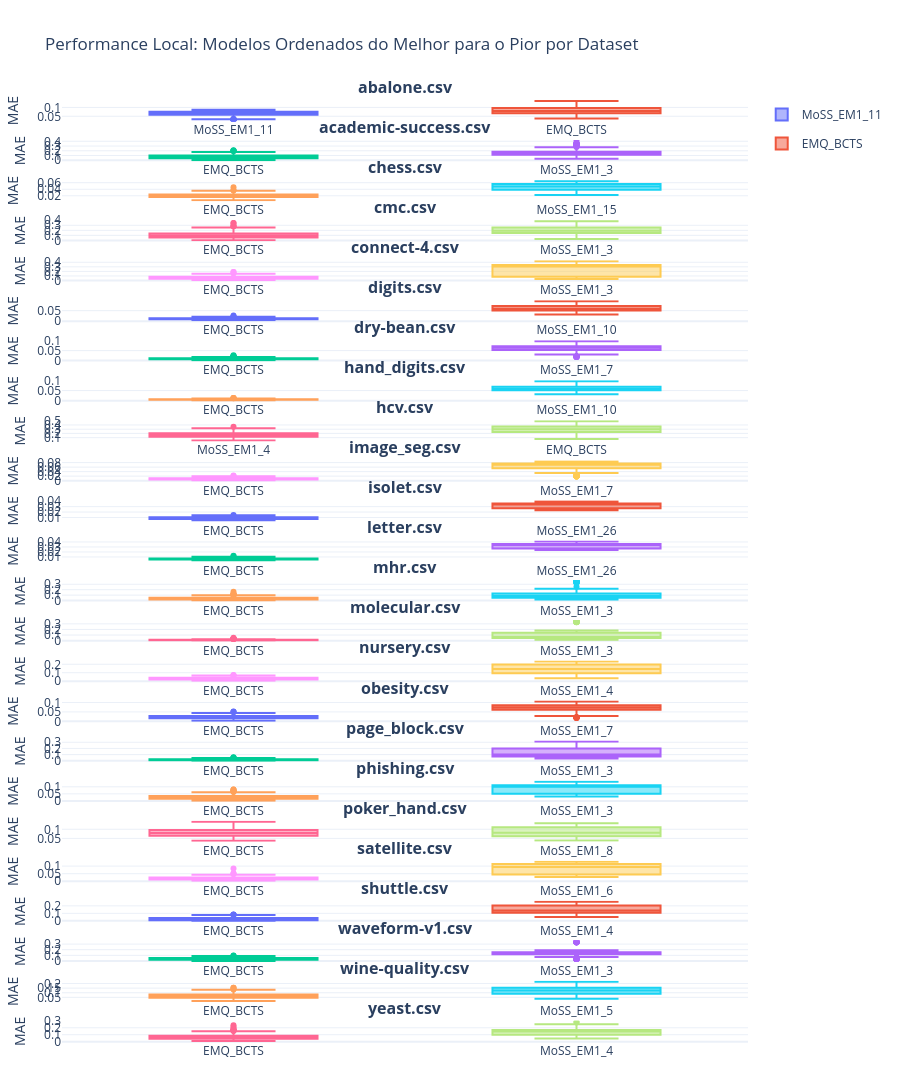

Write notebook code for a chart like this one.
### Code cell
import pandas as pd
import plotly.graph_objects as go
from plotly.subplots import make_subplots

# 1. Carregar os dados
df = pd.read_csv("moss_em1_dynamic.csv")

# 2. Configurações de layout
datasets = df['dataset'].unique()
n_datasets = len(datasets)
# Criamos uma subfigura por dataset, em uma única coluna
fig = make_subplots(
    rows=n_datasets, cols=1, 
    subplot_titles=[f"<b>{ds}</b>" for ds in datasets],
    vertical_spacing=0.02 # Espaço curto entre os gráficos
)

# 3. Iterar e adicionar cada gráfico com sua própria ordem
for i, ds in enumerate(datasets, 1):
    df_ds = df[df['dataset'] == ds].copy()
    
    # Calcular a ordem local (pela mediana do erro neste dataset)
    ordem_local = df_ds.groupby("modelo")["erro"].median().sort_values().index.tolist()
    
    # Adicionar um boxplot para cada modelo, seguindo a ordem local
    for modelo in ordem_local:
        df_mod = df_ds[df_ds['modelo'] == modelo]
        fig.add_trace(
            go.Box(
                y=df_mod['erro'],
                name=modelo,
                boxpoints='outliers',
                legendgroup=modelo,
                showlegend=(i == 1) # Só mostra a legenda no primeiro gráfico
            ),
            row=i, col=1
        )

# 4. Ajustes finais de tamanho e estética
fig.update_layout(
    height=n_datasets * 400, # 300px para cada dataset
    template="plotly_white",
    title_text="Performance Local: Modelos Ordenados do Melhor para o Pior por Dataset",
    margin=dict(t=100, b=50, l=50, r=50),
    showlegend=True
)

# Deixar os eixos X independentes para cada subgráfico respeitar sua ordem
fig.update_xaxes(showgrid=False)
fig.update_yaxes(title_text="MAE")
#fig.write_html("meu_resultado_ordenado.html")
fig.show()

### Figure 1 — Plotly figure (JSON) as saved in the notebook; plotly's stock layout.template omitted (floating-point values rounded to 4 significant figures; data arrays with more than 128 entries replaced by an {"elided": "..."} marker saying what was removed)
{"data": [{"boxpoints": "outliers", "legendgroup": "MoSS_EM1_11", "name": "MoSS_EM1_11", "showlegend": true, "type": "box", "xaxis": "x", "y": {"elided": "300 float values"}, "yaxis": "y"}, {"boxpoints": "outliers", "legendgroup": "EMQ_BCTS", "name": "EMQ_BCTS", "showlegend": true, "type": "box", "xaxis": "x", "y": {"elided": "300 float values"}, "yaxis": "y"}, {"boxpoints": "outliers", "legendgroup": "EMQ_BCTS", "name": "EMQ_BCTS", "showlegend": false, "type": "box", "xaxis": "x2", "y": {"elided": "300 float values"}, "yaxis": "y2"}, {"boxpoints": "outliers", "legendgroup": "MoSS_EM1_3", "name": "MoSS_EM1_3", "showlegend": false, "type": "box", "xaxis": "x2", "y": {"elided": "300 float values"}, "yaxis": "y2"}, {"boxpoints": "outliers", "legendgroup": "EMQ_BCTS", "name": "EMQ_BCTS", "showlegend": false, "type": "box", "xaxis": "x3", "y": {"elided": "300 float values"}, "yaxis": "y3"}, {"boxpoints": "outliers", "legendgroup": "MoSS_EM1_15", "name": "MoSS_EM1_15", "showlegend": false, "type": "box", "xaxis": "x3", "y": {"elided": "300 float values"}, "yaxis": "y3"}, {"boxpoints": "outliers", "legendgroup": "EMQ_BCTS", "name": "EMQ_BCTS", "showlegend": false, "type": "box", "xaxis": "x4", "y": {"elided": "300 float values"}, "yaxis": "y4"}, {"boxpoints": "outliers", "legendgroup": "MoSS_EM1_3", "name": "MoSS_EM1_3", "showlegend": false, "type": "box", "xaxis": "x4", "y": {"elided": "300 float values"}, "yaxis": "y4"}, {"boxpoints": "outliers", "legendgroup": "EMQ_BCTS", "name": "EMQ_BCTS", "showlegend": false, "type": "box", "xaxis": "x5", "y": {"elided": "300 float values"}, "yaxis": "y5"}, {"boxpoints": "outliers", "legendgroup": "MoSS_EM1_3", "name": "MoSS_EM1_3", "showlegend": false, "type": "box", "xaxis": "x5", "y": {"elided": "300 float values"}, "yaxis": "y5"}, {"boxpoints": "outliers", "legendgroup": "EMQ_BCTS", "name": "EMQ_BCTS", "showlegend": false, "type": "box", "xaxis": "x6", "y": {"elided": "300 float values"}, "yaxis": "y6"}, {"boxpoints": "outliers", "legendgroup": "MoSS_EM1_10", "name": "MoSS_EM1_10", "showlegend": false, "type": "box", "xaxis": "x6", "y": {"elided": "300 float values"}, "yaxis": "y6"}, {"boxpoints": "outliers", "legendgroup": "EMQ_BCTS", "name": "EMQ_BCTS", "showlegend": false, "type": "box", "xaxis": "x7", "y": {"elided": "300 float values"}, "yaxis": "y7"}, {"boxpoints": "outliers", "legendgroup": "MoSS_EM1_7", "name": "MoSS_EM1_7", "showlegend": false, "type": "box", "xaxis": "x7", "y": {"elided": "300 float values"}, "yaxis": "y7"}, {"boxpoints": "outliers", "legendgroup": "EMQ_BCTS", "name": "EMQ_BCTS", "showlegend": false, "type": "box", "xaxis": "x8", "y": {"elided": "300 float values"}, "yaxis": "y8"}, {"boxpoints": "outliers", "legendgroup": "MoSS_EM1_10", "name": "MoSS_EM1_10", "showlegend": false, "type": "box", "xaxis": "x8", "y": {"elided": "300 float values"}, "yaxis": "y8"}, {"boxpoints": "outliers", "legendgroup": "MoSS_EM1_4", "name": "MoSS_EM1_4", "showlegend": false, "type": "box", "xaxis": "x9", "y": {"elided": "300 float values"}, "yaxis": "y9"}, {"boxpoints": "outliers", "legendgroup": "EMQ_BCTS", "name": "EMQ_BCTS", "showlegend": false, "type": "box", "xaxis": "x9", "y": {"elided": "300 float values"}, "yaxis": "y9"}, {"boxpoints": "outliers", "legendgroup": "EMQ_BCTS", "name": "EMQ_BCTS", "showlegend": false, "type": "box", "xaxis": "x10", "y": {"elided": "300 float values"}, "yaxis": "y10"}, {"boxpoints": "outliers", "legendgroup": "MoSS_EM1_7", "name": "MoSS_EM1_7", "showlegend": false, "type": "box", "xaxis": "x10", "y": {"elided": "300 float values"}, "yaxis": "y10"}, {"boxpoints": "outliers", "legendgroup": "EMQ_BCTS", "name": "EMQ_BCTS", "showlegend": false, "type": "box", "xaxis": "x11", "y": {"elided": "300 float values"}, "yaxis": "y11"}, {"boxpoints": "outliers", "legendgroup": "MoSS_EM1_26", "name": "MoSS_EM1_26", "showlegend": false, "type": "box", "xaxis": "x11", "y": {"elided": "300 float values"}, "yaxis": "y11"}, {"boxpoints": "outliers", "legendgroup": "EMQ_BCTS", "name": "EMQ_BCTS", "showlegend": false, "type": "box", "xaxis": "x12", "y": {"elided": "300 float values"}, "yaxis": "y12"}, {"boxpoints": "outliers", "legendgroup": "MoSS_EM1_26", "name": "MoSS_EM1_26", "showlegend": false, "type": "box", "xaxis": "x12", "y": {"elided": "300 float values"}, "yaxis": "y12"}, {"boxpoints": "outliers", "legendgroup": "EMQ_BCTS", "name": "EMQ_BCTS", "showlegend": false, "type": "box", "xaxis": "x13", "y": {"elided": "300 float values"}, "yaxis": "y13"}, {"boxpoints": "outliers", "legendgroup": "MoSS_EM1_3", "name": "MoSS_EM1_3", "showlegend": false, "type": "box", "xaxis": "x13", "y": {"elided": "300 float values"}, "yaxis": "y13"}, {"boxpoints": "outliers", "legendgroup": "EMQ_BCTS", "name": "EMQ_BCTS", "showlegend": false, "type": "box", "xaxis": "x14", "y": {"elided": "300 float values"}, "yaxis": "y14"}, {"boxpoints": "outliers", "legendgroup": "MoSS_EM1_3", "name": "MoSS_EM1_3", "showlegend": false, "type": "box", "xaxis": "x14", "y": {"elided": "300 float values"}, "yaxis": "y14"}, {"boxpoints": "outliers", "legendgroup": "EMQ_BCTS", "name": "EMQ_BCTS", "showlegend": false, "type": "box", "xaxis": "x15", "y": {"elided": "300 float values"}, "yaxis": "y15"}, {"boxpoints": "outliers", "legendgroup": "MoSS_EM1_4", "name": "MoSS_EM1_4", "showlegend": false, "type": "box", "xaxis": "x15", "y": {"elided": "300 float values"}, "yaxis": "y15"}, {"boxpoints": "outliers", "legendgroup": "EMQ_BCTS", "name": "EMQ_BCTS", "showlegend": false, "type": "box", "xaxis": "x16", "y": {"elided": "300 float values"}, "yaxis": "y16"}, {"boxpoints": "outliers", "legendgroup": "MoSS_EM1_7", "name": "MoSS_EM1_7", "showlegend": false, "type": "box", "xaxis": "x16", "y": {"elided": "300 float values"}, "yaxis": "y16"}, {"boxpoints": "outliers", "legendgroup": "EMQ_BCTS", "name": "EMQ_BCTS", "showlegend": false, "type": "box", "xaxis": "x17", "y": {"elided": "300 float values"}, "yaxis": "y17"}, {"boxpoints": "outliers", "legendgroup": "MoSS_EM1_3", "name": "MoSS_EM1_3", "showlegend": false, "type": "box", "xaxis": "x17", "y": {"elided": "300 float values"}, "yaxis": "y17"}, {"boxpoints": "outliers", "legendgroup": "EMQ_BCTS", "name": "EMQ_BCTS", "showlegend": false, "type": "box", "xaxis": "x18", "y": {"elided": "300 float values"}, "yaxis": "y18"}, {"boxpoints": "outliers", "legendgroup": "MoSS_EM1_3", "name": "MoSS_EM1_3", "showlegend": false, "type": "box", "xaxis": "x18", "y": {"elided": "300 float values"}, "yaxis": "y18"}, {"boxpoints": "outliers", "legendgroup": "EMQ_BCTS", "name": "EMQ_BCTS", "showlegend": false, "type": "box", "xaxis": "x19", "y": {"elided": "300 float values"}, "yaxis": "y19"}, {"boxpoints": "outliers", "legendgroup": "MoSS_EM1_8", "name": "MoSS_EM1_8", "showlegend": false, "type": "box", "xaxis": "x19", "y": {"elided": "300 float values"}, "yaxis": "y19"}, {"boxpoints": "outliers", "legendgroup": "EMQ_BCTS", "name": "EMQ_BCTS", "showlegend": false, "type": "box", "xaxis": "x20", "y": {"elided": "300 float values"}, "yaxis": "y20"}, {"boxpoints": "outliers", "legendgroup": "MoSS_EM1_6", "name": "MoSS_EM1_6", "showlegend": false, "type": "box", "xaxis": "x20", "y": {"elided": "300 float values"}, "yaxis": "y20"}, {"boxpoints": "outliers", "legendgroup": "EMQ_BCTS", "name": "EMQ_BCTS", "showlegend": false, "type": "box", "xaxis": "x21", "y": {"elided": "300 float values"}, "yaxis": "y21"}, {"boxpoints": "outliers", "legendgroup": "MoSS_EM1_4", "name": "MoSS_EM1_4", "showlegend": false, "type": "box", "xaxis": "x21", "y": {"elided": "300 float values"}, "yaxis": "y21"}, {"boxpoints": "outliers", "legendgroup": "EMQ_BCTS", "name": "EMQ_BCTS", "showlegend": false, "type": "box", "xaxis": "x22", "y": {"elided": "300 float values"}, "yaxis": "y22"}, {"boxpoints": "outliers", "legendgroup": "MoSS_EM1_3", "name": "MoSS_EM1_3", "showlegend": false, "type": "box", "xaxis": "x22", "y": {"elided": "300 float values"}, "yaxis": "y22"}, {"boxpoints": "outliers", "legendgroup": "EMQ_BCTS", "name": "EMQ_BCTS", "showlegend": false, "type": "box", "xaxis": "x23", "y": {"elided": "300 float values"}, "yaxis": "y23"}, {"boxpoints": "outliers", "legendgroup": "MoSS_EM1_5", "name": "MoSS_EM1_5", "showlegend": false, "type": "box", "xaxis": "x23", "y": {"elided": "300 float values"}, "yaxis": "y23"}, {"boxpoints": "outliers", "legendgroup": "EMQ_BCTS", "name": "EMQ_BCTS", "showlegend": false, "type": "box", "xaxis": "x24", "y": {"elided": "300 float values"}, "yaxis": "y24"}, {"boxpoints": "outliers", "legendgroup": "MoSS_EM1_4", "name": "MoSS_EM1_4", "showlegend": false, "type": "box", "xaxis": "x24", "y": {"elided": "300 float values"}, "yaxis": "y24"}], "layout": {"annotations": [{"font": {"size": 16}, "showarrow": false, "text": "<b>abalone.csv</b>", "x": 0.5, "xanchor": "center", "xref": "paper", "y": 1, "yanchor": "bottom", "yref": "paper"}, {"font": {"size": 16}, "showarrow": false, "text": "<b>academic-success.csv</b>", "x": 0.5, "xanchor": "center", "xref": "paper", "y": 0.9575, "yanchor": "bottom", "yref": "paper"}, {"font": {"size": 16}, "showarrow": false, "text": "<b>chess.csv</b>", "x": 0.5, "xanchor": "center", "xref": "paper", "y": 0.915, "yanchor": "bottom", "yref": "paper"}, {"font": {"size": 16}, "showarrow": false, "text": "<b>cmc.csv</b>", "x": 0.5, "xanchor": "center", "xref": "paper", "y": 0.8725, "yanchor": "bottom", "yref": "paper"}, {"font": {"size": 16}, "showarrow": false, "text": "<b>connect-4.csv</b>", "x": 0.5, "xanchor": "center", "xref": "paper", "y": 0.83, "yanchor": "bottom", "yref": "paper"}, {"font": {"size": 16}, "showarrow": false, "text": "<b>digits.csv</b>", "x": 0.5, "xanchor": "center", "xref": "paper", "y": 0.7875, "yanchor": "bottom", "yref": "paper"}, {"font": {"size": 16}, "showarrow": false, "text": "<b>dry-bean.csv</b>", "x": 0.5, "xanchor": "center", "xref": "paper", "y": 0.745, "yanchor": "bottom", "yref": "paper"}, {"font": {"size": 16}, "showarrow": false, "text": "<b>hand_digits.csv</b>", "x": 0.5, "xanchor": "center", "xref": "paper", "y": 0.7025, "yanchor": "bottom", "yref": "paper"}, {"font": {"size": 16}, "showarrow": false, "text": "<b>hcv.csv</b>", "x": 0.5, "xanchor": "center", "xref": "paper", "y": 0.66, "yanchor": "bottom", "yref": "paper"}, {"font": {"size": 16}, "showarrow": false, "text": "<b>image_seg.csv</b>", "x": 0.5, "xanchor": "center", "xref": "paper", "y": 0.6175, "yanchor": "bottom", "yref": "paper"}, {"font": {"size": 16}, "showarrow": false, "text": "<b>isolet.csv</b>", "x": 0.5, "xanchor": "center", "xref": "paper", "y": 0.575, "yanchor": "bottom", "yref": "paper"}, {"font": {"size": 16}, "showarrow": false, "text": "<b>letter.csv</b>", "x": 0.5, "xanchor": "center", "xref": "paper", "y": 0.5325, "yanchor": "bottom", "yref": "paper"}, {"font": {"size": 16}, "showarrow": false, "text": "<b>mhr.csv</b>", "x": 0.5, "xanchor": "center", "xref": "paper", "y": 0.49, "yanchor": "bottom", "yref": "paper"}, {"font": {"size": 16}, "showarrow": false, "text": "<b>molecular.csv</b>", "x": 0.5, "xanchor": "center", "xref": "paper", "y": 0.4475, "yanchor": "bottom", "yref": "paper"}, {"font": {"size": 16}, "showarrow": false, "text": "<b>nursery.csv</b>", "x": 0.5, "xanchor": "center", "xref": "paper", "y": 0.405, "yanchor": "bottom", "yref": "paper"}, {"font": {"size": 16}, "showarrow": false, "text": "<b>obesity.csv</b>", "x": 0.5, "xanchor": "center", "xref": "paper", "y": 0.3625, "yanchor": "bottom", "yref": "paper"}, {"font": {"size": 16}, "showarrow": false, "text": "<b>page_block.csv</b>", "x": 0.5, "xanchor": "center", "xref": "paper", "y": 0.32, "yanchor": "bottom", "yref": "paper"}, {"font": {"size": 16}, "showarrow": false, "text": "<b>phishing.csv</b>", "x": 0.5, "xanchor": "center", "xref": "paper", "y": 0.2775, "yanchor": "bottom", "yref": "paper"}, {"font": {"size": 16}, "showarrow": false, "text": "<b>poker_hand.csv</b>", "x": 0.5, "xanchor": "center", "xref": "paper", "y": 0.235, "yanchor": "bottom", "yref": "paper"}, {"font": {"size": 16}, "showarrow": false, "text": "<b>satellite.csv</b>", "x": 0.5, "xanchor": "center", "xref": "paper", "y": 0.1925, "yanchor": "bottom", "yref": "paper"}, {"font": {"size": 16}, "showarrow": false, "text": "<b>shuttle.csv</b>", "x": 0.5, "xanchor": "center", "xref": "paper", "y": 0.15, "yanchor": "bottom", "yref": "paper"}, {"font": {"size": 16}, "showarrow": false, "text": "<b>waveform-v1.csv</b>", "x": 0.5, "xanchor": "center", "xref": "paper", "y": 0.1075, "yanchor": "bottom", "yref": "paper"}, {"font": {"size": 16}, "showarrow": false, "text": "<b>wine-quality.csv</b>", "x": 0.5, "xanchor": "center", "xref": "paper", "y": 0.065, "yanchor": "bottom", "yref": "paper"}, {"font": {"size": 16}, "showarrow": false, "text": "<b>yeast.csv</b>", "x": 0.5, "xanchor": "center", "xref": "paper", "y": 0.0225, "yanchor": "bottom", "yref": "paper"}], "height": 9600, "margin": {"b": 50, "l": 50, "r": 50, "t": 100}, "showlegend": true, "title": {"text": "Performance Local: Modelos Ordenados do Melhor para o Pior por Dataset"}, "xaxis": {"anchor": "y", "domain": [0, 1], "showgrid": false}, "xaxis10": {"anchor": "y10", "domain": [0, 1], "showgrid": false}, "xaxis11": {"anchor": "y11", "domain": [0, 1], "showgrid": false}, "xaxis12": {"anchor": "y12", "domain": [0, 1], "showgrid": false}, "xaxis13": {"anchor": "y13", "domain": [0, 1], "showgrid": false}, "xaxis14": {"anchor": "y14", "domain": [0, 1], "showgrid": false}, "xaxis15": {"anchor": "y15", "domain": [0, 1], "showgrid": false}, "xaxis16": {"anchor": "y16", "domain": [0, 1], "showgrid": false}, "xaxis17": {"anchor": "y17", "domain": [0, 1], "showgrid": false}, "xaxis18": {"anchor": "y18", "domain": [0, 1], "showgrid": false}, "xaxis19": {"anchor": "y19", "domain": [0, 1], "showgrid": false}, "xaxis2": {"anchor": "y2", "domain": [0, 1], "showgrid": false}, "xaxis20": {"anchor": "y20", "domain": [0, 1], "showgrid": false}, "xaxis21": {"anchor": "y21", "domain": [0, 1], "showgrid": false}, "xaxis22": {"anchor": "y22", "domain": [0, 1], "showgrid": false}, "xaxis23": {"anchor": "y23", "domain": [0, 1], "showgrid": false}, "xaxis24": {"anchor": "y24", "domain": [0, 1], "showgrid": false}, "xaxis3": {"anchor": "y3", "domain": [0, 1], "showgrid": false}, "xaxis4": {"anchor": "y4", "domain": [0, 1], "showgrid": false}, "xaxis5": {"anchor": "y5", "domain": [0, 1], "showgrid": false}, "xaxis6": {"anchor": "y6", "domain": [0, 1], "showgrid": false}, "xaxis7": {"anchor": "y7", "domain": [0, 1], "showgrid": false}, "xaxis8": {"anchor": "y8", "domain": [0, 1], "showgrid": false}, "xaxis9": {"anchor": "y9", "domain": [0, 1], "showgrid": false}, "yaxis": {"anchor": "x", "domain": [0.9775, 1], "title": {"text": "MAE"}}, "yaxis10": {"anchor": "x10", "domain": [0.595, 0.6175], "title": {"text": "MAE"}}, "yaxis11": {"anchor": "x11", "domain": [0.5525, 0.575], "title": {"text": "MAE"}}, "yaxis12": {"anchor": "x12", "domain": [0.51, 0.5325], "title": {"text": "MAE"}}, "yaxis13": {"anchor": "x13", "domain": [0.4675, 0.49], "title": {"text": "MAE"}}, "yaxis14": {"anchor": "x14", "domain": [0.425, 0.4475], "title": {"text": "MAE"}}, "yaxis15": {"anchor": "x15", "domain": [0.3825, 0.405], "title": {"text": "MAE"}}, "yaxis16": {"anchor": "x16", "domain": [0.34, 0.3625], "title": {"text": "MAE"}}, "yaxis17": {"anchor": "x17", "domain": [0.2975, 0.32], "title": {"text": "MAE"}}, "yaxis18": {"anchor": "x18", "domain": [0.255, 0.2775], "title": {"text": "MAE"}}, "yaxis19": {"anchor": "x19", "domain": [0.2125, 0.235], "title": {"text": "MAE"}}, "yaxis2": {"anchor": "x2", "domain": [0.935, 0.9575], "title": {"text": "MAE"}}, "yaxis20": {"anchor": "x20", "domain": [0.17, 0.1925], "title": {"text": "MAE"}}, "yaxis21": {"anchor": "x21", "domain": [0.1275, 0.15], "title": {"text": "MAE"}}, "yaxis22": {"anchor": "x22", "domain": [0.085, 0.1075], "title": {"text": "MAE"}}, "yaxis23": {"anchor": "x23", "domain": [0.0425, 0.065], "title": {"text": "MAE"}}, "yaxis24": {"anchor": "x24", "domain": [0, 0.0225], "title": {"text": "MAE"}}, "yaxis3": {"anchor": "x3", "domain": [0.8925, 0.915], "title": {"text": "MAE"}}, "yaxis4": {"anchor": "x4", "domain": [0.85, 0.8725], "title": {"text": "MAE"}}, "yaxis5": {"anchor": "x5", "domain": [0.8075, 0.83], "title": {"text": "MAE"}}, "yaxis6": {"anchor": "x6", "domain": [0.765, 0.7875], "title": {"text": "MAE"}}, "yaxis7": {"anchor": "x7", "domain": [0.7225, 0.745], "title": {"text": "MAE"}}, "yaxis8": {"anchor": "x8", "domain": [0.68, 0.7025], "title": {"text": "MAE"}}, "yaxis9": {"anchor": "x9", "domain": [0.6375, 0.66], "title": {"text": "MAE"}}}}
